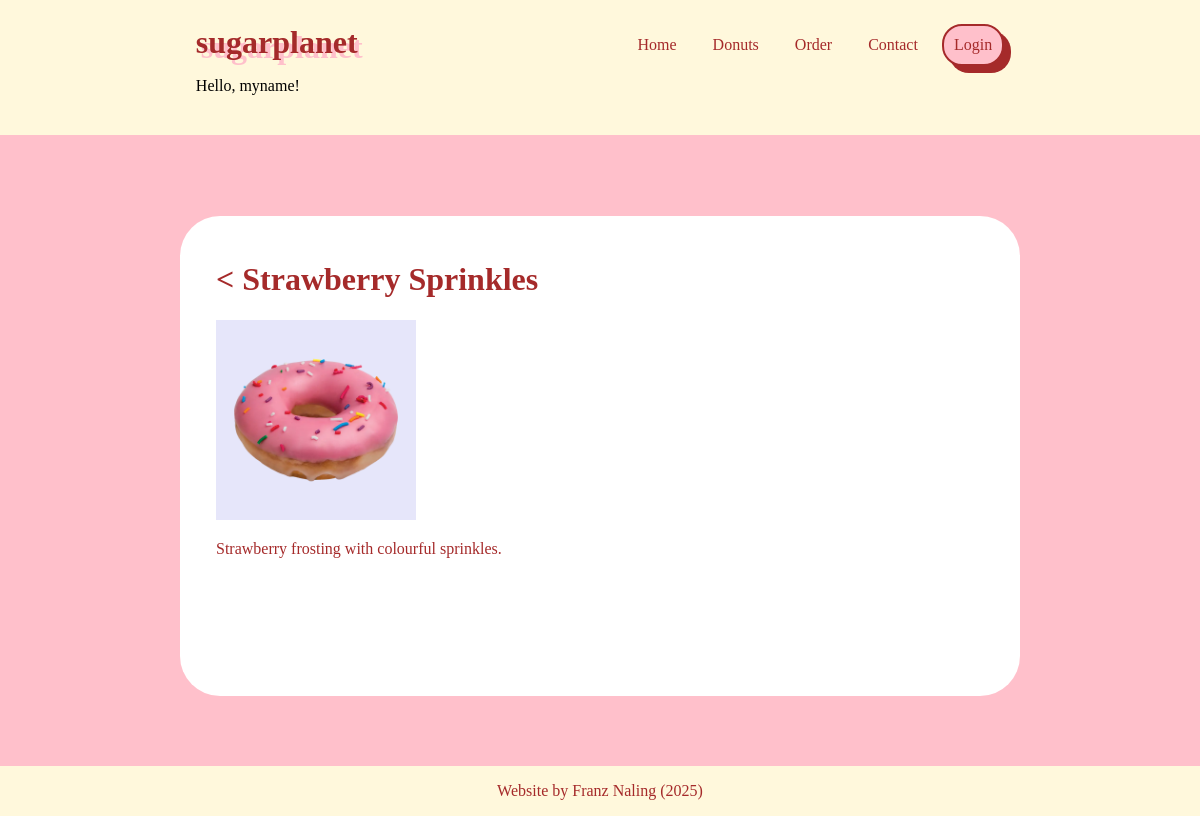
Screenshot of /donuts/details/4 with the database file from the repository.
### donuts/models.py (models this page shows, shortened)
class Flavour(models.Model):
    name = models.CharField(max_length=255)
    description = models.TextField()
    image = models.ImageField(default='placeholder.png', blank=True)

### donuts/views.py (the view)
# urls.py: path('donuts/details/<int:id>',views.details,name='details'),
def details(request, id):
    rqFlavour = Flavour.objects.get(id=id)
    template = loader.get_template('details.html')
    context = {
        'rqFlavour':rqFlavour
    }
    return HttpResponse(template.render(context,request))

### donuts/templates/details.html (shortened to what this page needs)
{% extends "layout.html" %}
{% block content %}
<h1><a class="back_button" href="/donuts">&lt;</a> {{rqFlavour.name}}</h1>
<img id="details_img" src="{{ rqFlavour.image.url }}">
<p>{{rqFlavour.description}}</p>
{% endblock %}

### global_static/style.css (style rules this page uses)
* { box-sizing: border-box; }
body { background-color:pink; font-family: verdana; padding: 0; margin: 0; width: 100%; height: 100%; padding-bottom: 15vh; display: flex; justify-content:center; }
.back_button { text-decoration: none; color:brown; }
#details_img { display: inline-block; background-color:lavender; max-height: 200px; max-width: 200px; }

### rows the page displays
Flavour: name "Strawberry Sprinkles", image (picture), description "Strawberry frosting with colourful sprinkles."
